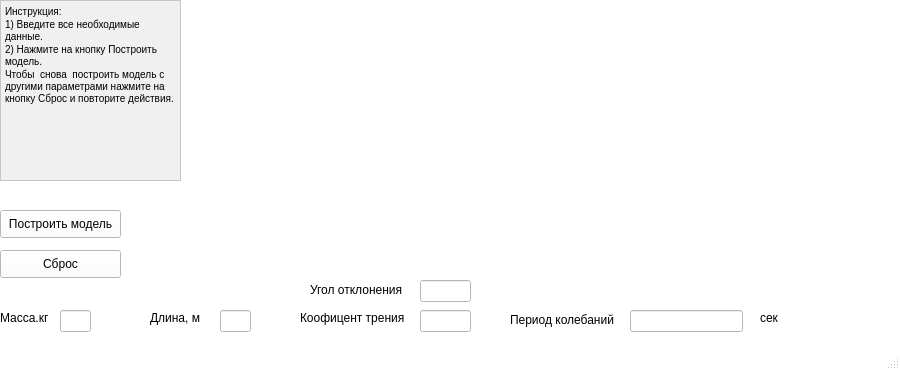
<?xml version="1.0" encoding="UTF-8"?>
<ui version="4.0">
 <class>MainWindow</class>
 <widget class="QMainWindow" name="MainWindow">
  <property name="geometry">
   <rect>
    <x>0</x>
    <y>0</y>
    <width>900</width>
    <height>370</height>
   </rect>
  </property>
  <property name="minimumSize">
   <size>
    <width>900</width>
    <height>370</height>
   </size>
  </property>
  <property name="maximumSize">
   <size>
    <width>900</width>
    <height>370</height>
   </size>
  </property>
  <property name="palette">
   <palette>
    <active>
     <colorrole role="WindowText">
      <brush brushstyle="SolidPattern">
       <color alpha="255">
        <red>0</red>
        <green>0</green>
        <blue>0</blue>
       </color>
      </brush>
     </colorrole>
     <colorrole role="Button">
      <brush brushstyle="SolidPattern">
       <color alpha="255">
        <red>255</red>
        <green>255</green>
        <blue>255</blue>
       </color>
      </brush>
     </colorrole>
     <colorrole role="Light">
      <brush brushstyle="SolidPattern">
       <color alpha="255">
        <red>255</red>
        <green>255</green>
        <blue>255</blue>
       </color>
      </brush>
     </colorrole>
     <colorrole role="Midlight">
      <brush brushstyle="SolidPattern">
       <color alpha="255">
        <red>255</red>
        <green>255</green>
        <blue>255</blue>
       </color>
      </brush>
     </colorrole>
     <colorrole role="Dark">
      <brush brushstyle="SolidPattern">
       <color alpha="255">
        <red>127</red>
        <green>127</green>
        <blue>127</blue>
       </color>
      </brush>
     </colorrole>
     <colorrole role="Mid">
      <brush brushstyle="SolidPattern">
       <color alpha="255">
        <red>170</red>
        <green>170</green>
        <blue>170</blue>
       </color>
      </brush>
     </colorrole>
     <colorrole role="Text">
      <brush brushstyle="SolidPattern">
       <color alpha="255">
        <red>0</red>
        <green>0</green>
        <blue>0</blue>
       </color>
      </brush>
     </colorrole>
     <colorrole role="BrightText">
      <brush brushstyle="SolidPattern">
       <color alpha="255">
        <red>255</red>
        <green>255</green>
        <blue>255</blue>
       </color>
      </brush>
     </colorrole>
     <colorrole role="ButtonText">
      <brush brushstyle="SolidPattern">
       <color alpha="255">
        <red>0</red>
        <green>0</green>
        <blue>0</blue>
       </color>
      </brush>
     </colorrole>
     <colorrole role="Base">
      <brush brushstyle="SolidPattern">
       <color alpha="255">
        <red>255</red>
        <green>255</green>
        <blue>255</blue>
       </color>
      </brush>
     </colorrole>
     <colorrole role="Window">
      <brush brushstyle="SolidPattern">
       <color alpha="255">
        <red>255</red>
        <green>255</green>
        <blue>255</blue>
       </color>
      </brush>
     </colorrole>
     <colorrole role="Shadow">
      <brush brushstyle="SolidPattern">
       <color alpha="255">
        <red>0</red>
        <green>0</green>
        <blue>0</blue>
       </color>
      </brush>
     </colorrole>
     <colorrole role="AlternateBase">
      <brush brushstyle="SolidPattern">
       <color alpha="255">
        <red>255</red>
        <green>255</green>
        <blue>255</blue>
       </color>
      </brush>
     </colorrole>
     <colorrole role="ToolTipBase">
      <brush brushstyle="SolidPattern">
       <color alpha="255">
        <red>255</red>
        <green>255</green>
        <blue>220</blue>
       </color>
      </brush>
     </colorrole>
     <colorrole role="ToolTipText">
      <brush brushstyle="SolidPattern">
       <color alpha="255">
        <red>0</red>
        <green>0</green>
        <blue>0</blue>
       </color>
      </brush>
     </colorrole>
     <colorrole role="PlaceholderText">
      <brush brushstyle="SolidPattern">
       <color alpha="128">
        <red>0</red>
        <green>0</green>
        <blue>0</blue>
       </color>
      </brush>
     </colorrole>
    </active>
    <inactive>
     <colorrole role="WindowText">
      <brush brushstyle="SolidPattern">
       <color alpha="255">
        <red>0</red>
        <green>0</green>
        <blue>0</blue>
       </color>
      </brush>
     </colorrole>
     <colorrole role="Button">
      <brush brushstyle="SolidPattern">
       <color alpha="255">
        <red>255</red>
        <green>255</green>
        <blue>255</blue>
       </color>
      </brush>
     </colorrole>
     <colorrole role="Light">
      <brush brushstyle="SolidPattern">
       <color alpha="255">
        <red>255</red>
        <green>255</green>
        <blue>255</blue>
       </color>
      </brush>
     </colorrole>
     <colorrole role="Midlight">
      <brush brushstyle="SolidPattern">
       <color alpha="255">
        <red>255</red>
        <green>255</green>
        <blue>255</blue>
       </color>
      </brush>
     </colorrole>
     <colorrole role="Dark">
      <brush brushstyle="SolidPattern">
       <color alpha="255">
        <red>127</red>
        <green>127</green>
        <blue>127</blue>
       </color>
      </brush>
     </colorrole>
     <colorrole role="Mid">
      <brush brushstyle="SolidPattern">
       <color alpha="255">
        <red>170</red>
        <green>170</green>
        <blue>170</blue>
       </color>
      </brush>
     </colorrole>
     <colorrole role="Text">
      <brush brushstyle="SolidPattern">
       <color alpha="255">
        <red>0</red>
        <green>0</green>
        <blue>0</blue>
       </color>
      </brush>
     </colorrole>
     <colorrole role="BrightText">
      <brush brushstyle="SolidPattern">
       <color alpha="255">
        <red>255</red>
        <green>255</green>
        <blue>255</blue>
       </color>
      </brush>
     </colorrole>
     <colorrole role="ButtonText">
      <brush brushstyle="SolidPattern">
       <color alpha="255">
        <red>0</red>
        <green>0</green>
        <blue>0</blue>
       </color>
      </brush>
     </colorrole>
     <colorrole role="Base">
      <brush brushstyle="SolidPattern">
       <color alpha="255">
        <red>255</red>
        <green>255</green>
        <blue>255</blue>
       </color>
      </brush>
     </colorrole>
     <colorrole role="Window">
      <brush brushstyle="SolidPattern">
       <color alpha="255">
        <red>255</red>
        <green>255</green>
        <blue>255</blue>
       </color>
      </brush>
     </colorrole>
     <colorrole role="Shadow">
      <brush brushstyle="SolidPattern">
       <color alpha="255">
        <red>0</red>
        <green>0</green>
        <blue>0</blue>
       </color>
      </brush>
     </colorrole>
     <colorrole role="AlternateBase">
      <brush brushstyle="SolidPattern">
       <color alpha="255">
        <red>255</red>
        <green>255</green>
        <blue>255</blue>
       </color>
      </brush>
     </colorrole>
     <colorrole role="ToolTipBase">
      <brush brushstyle="SolidPattern">
       <color alpha="255">
        <red>255</red>
        <green>255</green>
        <blue>220</blue>
       </color>
      </brush>
     </colorrole>
     <colorrole role="ToolTipText">
      <brush brushstyle="SolidPattern">
       <color alpha="255">
        <red>0</red>
        <green>0</green>
        <blue>0</blue>
       </color>
      </brush>
     </colorrole>
     <colorrole role="PlaceholderText">
      <brush brushstyle="SolidPattern">
       <color alpha="128">
        <red>0</red>
        <green>0</green>
        <blue>0</blue>
       </color>
      </brush>
     </colorrole>
    </inactive>
    <disabled>
     <colorrole role="WindowText">
      <brush brushstyle="SolidPattern">
       <color alpha="255">
        <red>127</red>
        <green>127</green>
        <blue>127</blue>
       </color>
      </brush>
     </colorrole>
     <colorrole role="Button">
      <brush brushstyle="SolidPattern">
       <color alpha="255">
        <red>255</red>
        <green>255</green>
        <blue>255</blue>
       </color>
      </brush>
     </colorrole>
     <colorrole role="Light">
      <brush brushstyle="SolidPattern">
       <color alpha="255">
        <red>255</red>
        <green>255</green>
        <blue>255</blue>
       </color>
      </brush>
     </colorrole>
     <colorrole role="Midlight">
      <brush brushstyle="SolidPattern">
       <color alpha="255">
        <red>255</red>
        <green>255</green>
        <blue>255</blue>
       </color>
      </brush>
     </colorrole>
     <colorrole role="Dark">
      <brush brushstyle="SolidPattern">
       <color alpha="255">
        <red>127</red>
        <green>127</green>
        <blue>127</blue>
       </color>
      </brush>
     </colorrole>
     <colorrole role="Mid">
      <brush brushstyle="SolidPattern">
       <color alpha="255">
        <red>170</red>
        <green>170</green>
        <blue>170</blue>
       </color>
      </brush>
     </colorrole>
     <colorrole role="Text">
      <brush brushstyle="SolidPattern">
       <color alpha="255">
        <red>127</red>
        <green>127</green>
        <blue>127</blue>
       </color>
      </brush>
     </colorrole>
     <colorrole role="BrightText">
      <brush brushstyle="SolidPattern">
       <color alpha="255">
        <red>255</red>
        <green>255</green>
        <blue>255</blue>
       </color>
      </brush>
     </colorrole>
     <colorrole role="ButtonText">
      <brush brushstyle="SolidPattern">
       <color alpha="255">
        <red>127</red>
        <green>127</green>
        <blue>127</blue>
       </color>
      </brush>
     </colorrole>
     <colorrole role="Base">
      <brush brushstyle="SolidPattern">
       <color alpha="255">
        <red>255</red>
        <green>255</green>
        <blue>255</blue>
       </color>
      </brush>
     </colorrole>
     <colorrole role="Window">
      <brush brushstyle="SolidPattern">
       <color alpha="255">
        <red>255</red>
        <green>255</green>
        <blue>255</blue>
       </color>
      </brush>
     </colorrole>
     <colorrole role="Shadow">
      <brush brushstyle="SolidPattern">
       <color alpha="255">
        <red>0</red>
        <green>0</green>
        <blue>0</blue>
       </color>
      </brush>
     </colorrole>
     <colorrole role="AlternateBase">
      <brush brushstyle="SolidPattern">
       <color alpha="255">
        <red>255</red>
        <green>255</green>
        <blue>255</blue>
       </color>
      </brush>
     </colorrole>
     <colorrole role="ToolTipBase">
      <brush brushstyle="SolidPattern">
       <color alpha="255">
        <red>255</red>
        <green>255</green>
        <blue>220</blue>
       </color>
      </brush>
     </colorrole>
     <colorrole role="ToolTipText">
      <brush brushstyle="SolidPattern">
       <color alpha="255">
        <red>0</red>
        <green>0</green>
        <blue>0</blue>
       </color>
      </brush>
     </colorrole>
     <colorrole role="PlaceholderText">
      <brush brushstyle="SolidPattern">
       <color alpha="128">
        <red>0</red>
        <green>0</green>
        <blue>0</blue>
       </color>
      </brush>
     </colorrole>
    </disabled>
   </palette>
  </property>
  <property name="windowTitle">
   <string>Семестровая работа</string>
  </property>
  <property name="windowIcon">
   <iconset>
    <normaloff>scienceandfiction-affect_99190.ico</normaloff>scienceandfiction-affect_99190.ico</iconset>
  </property>
  <property name="windowOpacity">
   <double>1.000000000000000</double>
  </property>
  <property name="layoutDirection">
   <enum>Qt::LeftToRight</enum>
  </property>
  <property name="autoFillBackground">
   <bool>true</bool>
  </property>
  <widget class="QWidget" name="centralWidget">
   <widget class="QPushButton" name="pushButton">
    <property name="geometry">
     <rect>
      <x>0</x>
      <y>210</y>
      <width>121</width>
      <height>28</height>
     </rect>
    </property>
    <property name="text">
     <string>Построить модель</string>
    </property>
   </widget>
   <widget class="QPushButton" name="pushButton_2">
    <property name="geometry">
     <rect>
      <x>0</x>
      <y>250</y>
      <width>121</width>
      <height>28</height>
     </rect>
    </property>
    <property name="text">
     <string>Сброс</string>
    </property>
   </widget>
   <widget class="QLabel" name="label">
    <property name="geometry">
     <rect>
      <x>150</x>
      <y>310</y>
      <width>71</width>
      <height>16</height>
     </rect>
    </property>
    <property name="text">
     <string>Длина, м</string>
    </property>
   </widget>
   <widget class="QLabel" name="label_2">
    <property name="geometry">
     <rect>
      <x>0</x>
      <y>310</y>
      <width>55</width>
      <height>16</height>
     </rect>
    </property>
    <property name="text">
     <string>Масса.кг</string>
    </property>
   </widget>
   <widget class="QLabel" name="label_3">
    <property name="geometry">
     <rect>
      <x>300</x>
      <y>310</y>
      <width>121</width>
      <height>16</height>
     </rect>
    </property>
    <property name="text">
     <string>Коофицент трения</string>
    </property>
   </widget>
   <widget class="QTextEdit" name="textEdit_4">
    <property name="geometry">
     <rect>
      <x>0</x>
      <y>0</y>
      <width>181</width>
      <height>181</height>
     </rect>
    </property>
    <property name="palette">
     <palette>
      <active>
       <colorrole role="Base">
        <brush brushstyle="SolidPattern">
         <color alpha="255">
          <red>240</red>
          <green>240</green>
          <blue>240</blue>
         </color>
        </brush>
       </colorrole>
      </active>
      <inactive>
       <colorrole role="Base">
        <brush brushstyle="SolidPattern">
         <color alpha="255">
          <red>240</red>
          <green>240</green>
          <blue>240</blue>
         </color>
        </brush>
       </colorrole>
      </inactive>
      <disabled>
       <colorrole role="Base">
        <brush brushstyle="SolidPattern">
         <color alpha="255">
          <red>240</red>
          <green>240</green>
          <blue>240</blue>
         </color>
        </brush>
       </colorrole>
      </disabled>
     </palette>
    </property>
    <property name="inputMethodHints">
     <set>Qt::ImhNone</set>
    </property>
    <property name="readOnly">
     <bool>true</bool>
    </property>
    <property name="html">
     <string>&lt;!DOCTYPE HTML PUBLIC &quot;-//W3C//DTD HTML 4.0//EN&quot; &quot;http://www.w3.org/TR/REC-html40/strict.dtd&quot;&gt;
&lt;html&gt;&lt;head&gt;&lt;meta name=&quot;qrichtext&quot; content=&quot;1&quot; /&gt;&lt;style type=&quot;text/css&quot;&gt;
p, li { white-space: pre-wrap; }
&lt;/style&gt;&lt;/head&gt;&lt;body style=&quot; font-family:'MS Shell Dlg 2'; font-size:7.8pt; font-weight:400; font-style:normal;&quot;&gt;
&lt;p style=&quot; margin-top:0px; margin-bottom:0px; margin-left:0px; margin-right:0px; -qt-block-indent:0; text-indent:0px;&quot;&gt;Инструкция:&lt;/p&gt;
&lt;p style=&quot; margin-top:0px; margin-bottom:0px; margin-left:0px; margin-right:0px; -qt-block-indent:0; text-indent:0px;&quot;&gt;1) Введите все необходимые данные.&lt;/p&gt;
&lt;p style=&quot; margin-top:0px; margin-bottom:0px; margin-left:0px; margin-right:0px; -qt-block-indent:0; text-indent:0px;&quot;&gt;2) Нажмите на кнопку Построить модель.&lt;/p&gt;
&lt;p style=&quot; margin-top:0px; margin-bottom:0px; margin-left:0px; margin-right:0px; -qt-block-indent:0; text-indent:0px;&quot;&gt;Чтобы  снова  построить модель с другими параметрами нажмите на кнопку Сброс и повторите действия.&lt;/p&gt;&lt;/body&gt;&lt;/html&gt;</string>
    </property>
   </widget>
   <widget class="QLabel" name="label_4">
    <property name="geometry">
     <rect>
      <x>510</x>
      <y>310</y>
      <width>111</width>
      <height>20</height>
     </rect>
    </property>
    <property name="text">
     <string>Период колебаний</string>
    </property>
   </widget>
   <widget class="QLabel" name="label_5">
    <property name="geometry">
     <rect>
      <x>760</x>
      <y>310</y>
      <width>55</width>
      <height>16</height>
     </rect>
    </property>
    <property name="text">
     <string>cек</string>
    </property>
   </widget>
   <widget class="QLineEdit" name="lineEdit">
    <property name="geometry">
     <rect>
      <x>60</x>
      <y>310</y>
      <width>31</width>
      <height>22</height>
     </rect>
    </property>
    <property name="toolTip">
     <string>&lt;html&gt;&lt;head/&gt;&lt;body&gt;&lt;p&gt;Введите целое число&lt;/p&gt;&lt;/body&gt;&lt;/html&gt;</string>
    </property>
    <property name="inputMask">
     <string>99</string>
    </property>
    <property name="text">
     <string/>
    </property>
    <property name="maxLength">
     <number>2</number>
    </property>
    <property name="cursorPosition">
     <number>2</number>
    </property>
   </widget>
   <widget class="QLineEdit" name="lineEdit_2">
    <property name="geometry">
     <rect>
      <x>220</x>
      <y>310</y>
      <width>31</width>
      <height>22</height>
     </rect>
    </property>
    <property name="toolTip">
     <string>&lt;html&gt;&lt;head/&gt;&lt;body&gt;&lt;p&gt;Введите целое или дробное число&lt;/p&gt;&lt;/body&gt;&lt;/html&gt;</string>
    </property>
    <property name="inputMask">
     <string>99</string>
    </property>
    <property name="text">
     <string/>
    </property>
    <property name="maxLength">
     <number>2</number>
    </property>
    <property name="cursorPosition">
     <number>2</number>
    </property>
   </widget>
   <widget class="QLineEdit" name="lineEdit_3">
    <property name="geometry">
     <rect>
      <x>420</x>
      <y>310</y>
      <width>51</width>
      <height>22</height>
     </rect>
    </property>
    <property name="toolTip">
     <string>&lt;html&gt;&lt;head/&gt;&lt;body&gt;&lt;p&gt;Введите целое или дробное число&lt;/p&gt;&lt;/body&gt;&lt;/html&gt;</string>
    </property>
    <property name="inputMask">
     <string>9x99</string>
    </property>
    <property name="maxLength">
     <number>4</number>
    </property>
    <property name="cursorPosition">
     <number>0</number>
    </property>
    <property name="dragEnabled">
     <bool>false</bool>
    </property>
    <property name="cursorMoveStyle">
     <enum>Qt::LogicalMoveStyle</enum>
    </property>
   </widget>
   <widget class="QLabel" name="label_6">
    <property name="geometry">
     <rect>
      <x>310</x>
      <y>280</y>
      <width>101</width>
      <height>20</height>
     </rect>
    </property>
    <property name="text">
     <string>Угол отклонения</string>
    </property>
   </widget>
   <widget class="QLineEdit" name="lineEdit_4">
    <property name="geometry">
     <rect>
      <x>420</x>
      <y>280</y>
      <width>51</width>
      <height>22</height>
     </rect>
    </property>
   </widget>
   <widget class="QCustomPlot" name="widget" native="true">
    <property name="geometry">
     <rect>
      <x>590</x>
      <y>0</y>
      <width>311</width>
      <height>211</height>
     </rect>
    </property>
   </widget>
   <widget class="QLineEdit" name="lineEdit_5">
    <property name="geometry">
     <rect>
      <x>630</x>
      <y>310</y>
      <width>113</width>
      <height>22</height>
     </rect>
    </property>
    <property name="readOnly">
     <bool>true</bool>
    </property>
   </widget>
  </widget>
  <widget class="QStatusBar" name="statusBar"/>
 </widget>
 <layoutdefault spacing="6" margin="11"/>
 <customwidgets>
  <customwidget>
   <class>QCustomPlot</class>
   <extends>QWidget</extends>
   <header>qcustomplot.h</header>
   <container>1</container>
  </customwidget>
 </customwidgets>
 <resources/>
 <connections/>
</ui>
